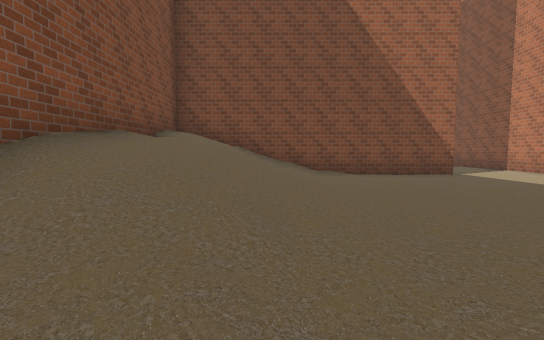
View 1 (above)

16 first-person views from a walk through a scene from a Unity 3-D project. The camera is 1.2 m above the floor, tilts 4° down and sees 90° across. The floor is counted in squares, 2 m on a side. Each view is taken from the middle of a square. On the plan, view 1 faces up. The plan holds only what a view shows up to about 9 squares ahead; the rest is blank. The place goes on beyond the plan. Some trees and plants on the terrain are drawn as simple stand-ins. Some animated figures are not drawn. Some surface patterns are stand-ins.

View 2
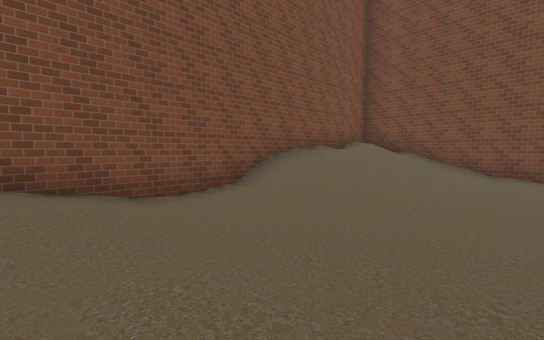

View 3
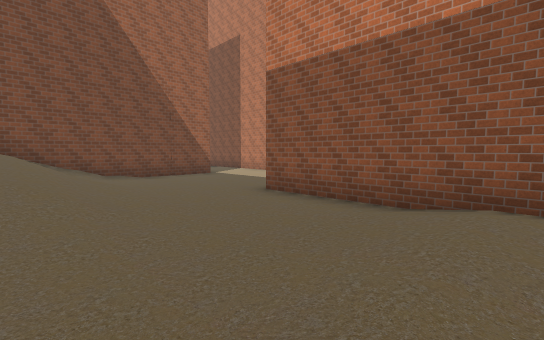

View 4
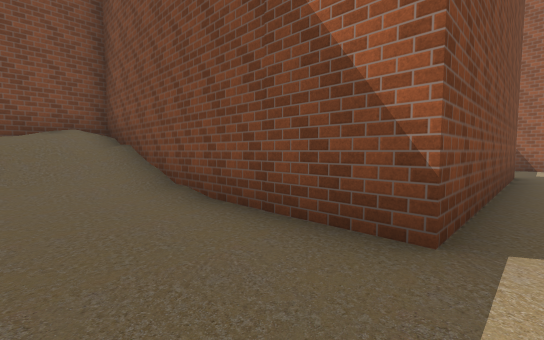

View 5
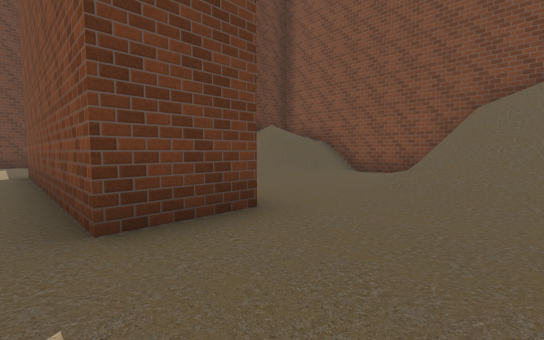

View 6
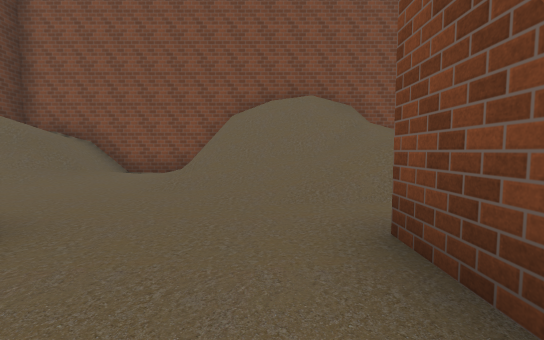

View 7
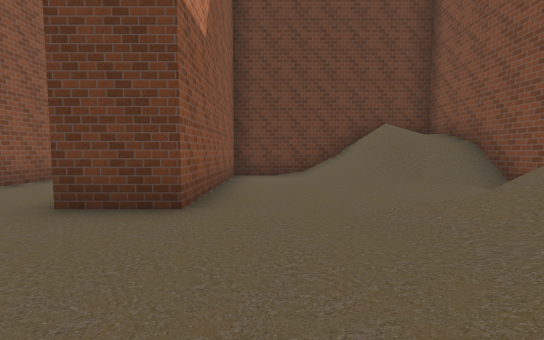

View 8
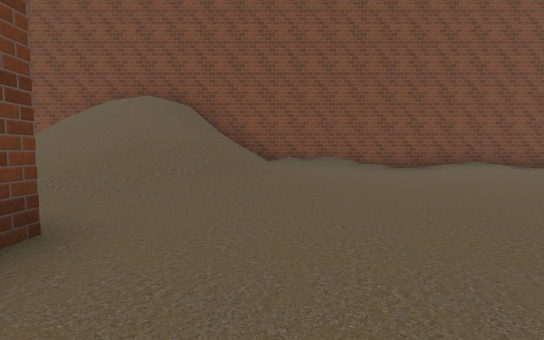

View 9
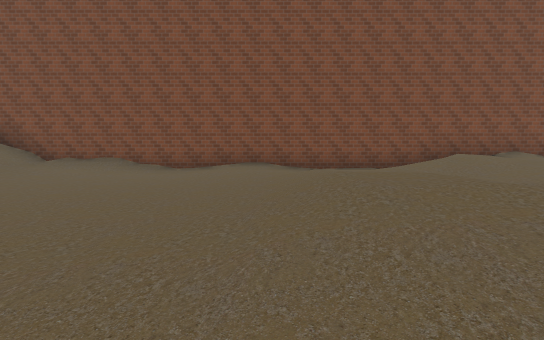

View 10
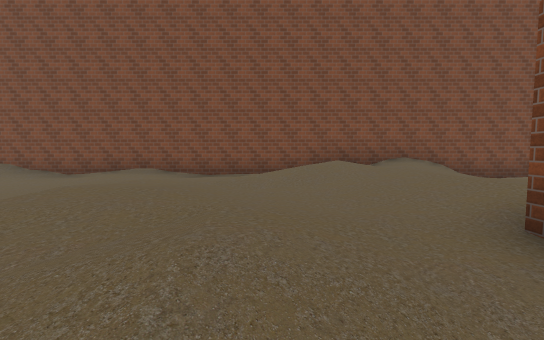

View 11
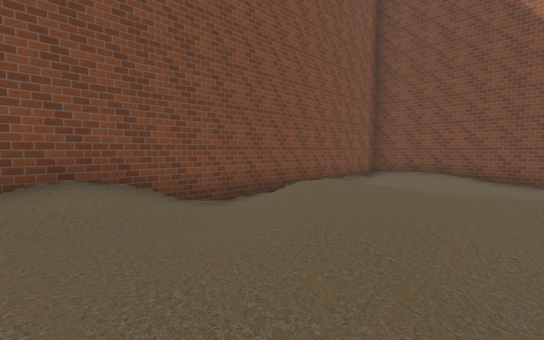

View 12
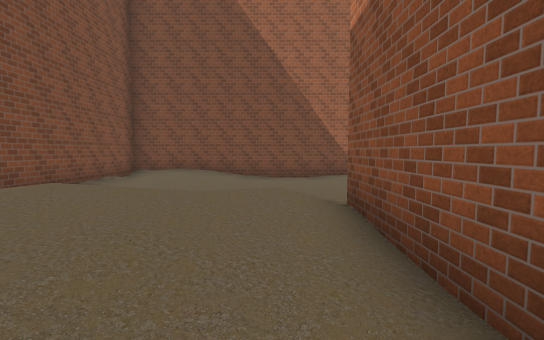

View 13
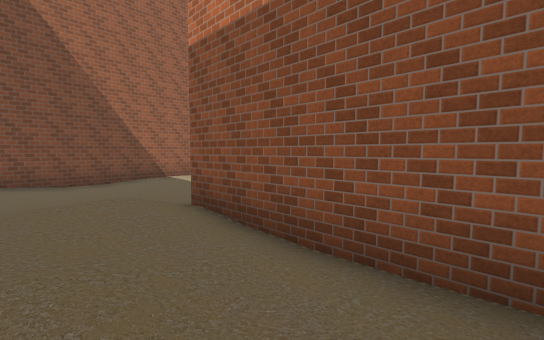

View 14
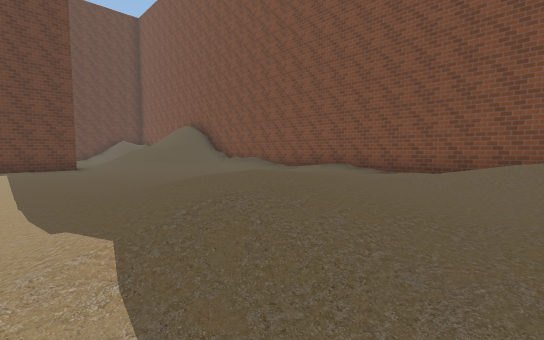

View 15
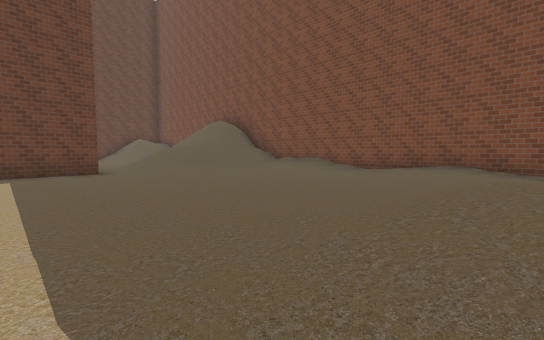

View 16
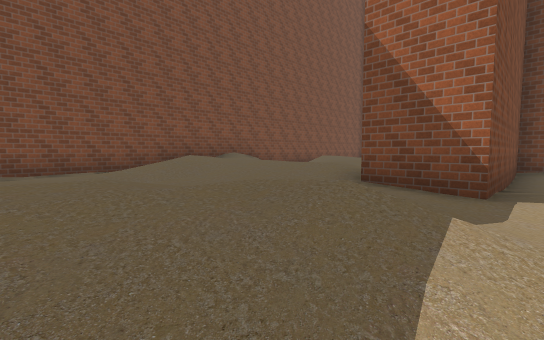

### Floor plan
Key: @ floor where view 1 was taken; # wall or solid block; x gap in a wall; . main floor; : floor 0.75 m higher than the main floor; + floor 1.5 m higher than the main floor; * floor 2.5 m higher than the main floor; / step, stairs or slope; = window, fence, low wall or low ledge.
Columns run from 3 left of view 1 to 5 right of it. Each row starts with its distance up from view 1.
 41 #########
 40 #........
 39 #........
 38 #.......
 37 #     ..
 36 #.  ::#
 35 #./:::###
 34 #./::.##.
 33 #/.::.##.
 32 #//.:/##.
 31 #:::::##.
 30 #/::::##.
 29 # :/.....
 28 #.:/..://
 27 #....:::.
 26 #...:::..
 25 #..../...
 24 #........
 23 #........
 22 #/.......
 21 #/.......
 20 #/.......
 19 #///.....
 18 #////....
 17 #/////###
 16 #/////###
 15 #////....
 14 ##///....
 13 #/=/..##.
 12 #.....##.
 11 #//...##.
 10 #// ..##.
  9 #*/x..##.
  8 ########.
  7 ########.
  6 #+//.....
  5 #+//.....
  4 #///.....
  3 #/:/.....
  2 #///..#
  1 #.....#
  0 #..@..#
 -1 #.....#
 -2 #:....#

Where each view was taken, in squares from view 1:
view 1: 0 up, 0 right, facing up
view 2: 2 down, 2 right, facing up-left
view 3: 2 down, 1 left, facing up-right
view 4: 5 up, 5 right, facing up-left
view 5: 15 up, 5 right, facing down-left
view 6: 15 up, 5 right, facing left
view 7: 16 up, 2 right, facing down
view 8: 19 up, 5 right, facing left
view 9: 25 up, 5 right, facing left
view 10: 28 up, 5 right, facing left
view 11: 31 up, 2 right, facing up-left
view 12: 32 up, 2 right, facing up
view 13: 32 up, 1 right, facing up-right
view 14: 29 up, 5 right, facing down-left
view 15: 26 up, 5 right, facing down-left
view 16: 26 up, 5 right, facing up-left
